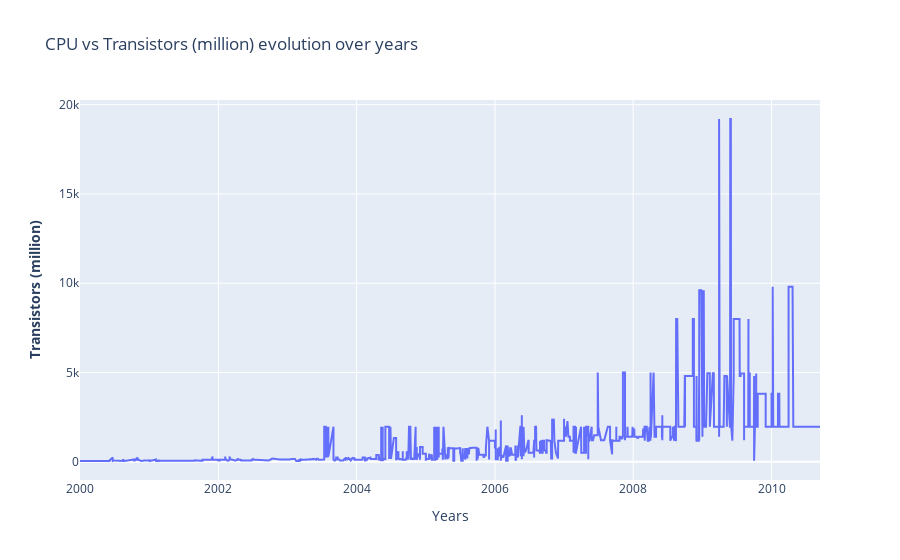
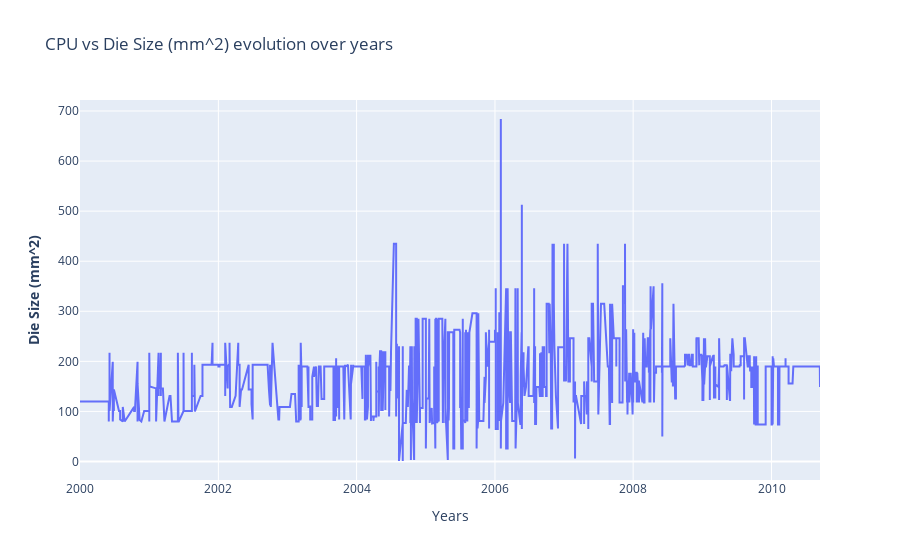

The notebook cell saved with these charts, in order:
### Markdown cell above
#### CPU

### Code cell
fig_transistors = make_subplots()
fig_die = make_subplots()

# Add traces
fig_transistors.add_trace(
    go.Scatter(x= df_an.index, y=df_cpu["Transistors (million)"] ,name= "CPU")
)
# Add figure title
fig_transistors.update_layout(
    title_text="CPU vs Transistors (million) evolution over years"
)
# Set x-axis title
fig_transistors.update_xaxes(title_text="Years")
# Set y-axes titles
fig_transistors.update_yaxes(title_text="<b>Transistors (million)", secondary_y=False)

# Add traces
fig_die.add_trace(
    go.Scatter(x= df_an.index, y=df_cpu["Die Size (mm^2)"] ,name= "CPU")
)
# Add figure title
fig_die.update_layout(
    title_text="CPU vs Die Size (mm^2) evolution over years"
)
# Set x-axis title
fig_die.update_xaxes(title_text="Years")
# Set y-axes titles
fig_die.update_yaxes(title_text="<b>Die Size (mm^2)", secondary_y=False)

fig_transistors.show()
fig_die.show()

### Figure 1 — Plotly figure (JSON) as saved in the notebook; plotly's stock layout.template omitted (floating-point values rounded to 4 significant figures; data arrays with more than 128 entries replaced by an {"elided": "..."} marker saying what was removed)
{"data": [{"name": "CPU", "type": "scatter", "x": {"elided": "4745 str values"}, "y": {"elided": "2138 float values"}}], "layout": {"title": {"text": "CPU vs Transistors (million) evolution over years"}, "xaxis": {"anchor": "y", "domain": [0, 1], "title": {"text": "Years"}}, "yaxis": {"anchor": "x", "domain": [0, 1], "title": {"text": "<b>Transistors (million)"}}}}

### Figure 2 — Plotly figure (JSON) as saved in the notebook; plotly's stock layout.template omitted (floating-point values rounded to 4 significant figures; data arrays with more than 128 entries replaced by an {"elided": "..."} marker saying what was removed)
{"data": [{"name": "CPU", "type": "scatter", "x": {"elided": "4745 str values"}, "y": {"elided": "2138 float values"}}], "layout": {"title": {"text": "CPU vs Die Size (mm^2) evolution over years"}, "xaxis": {"anchor": "y", "domain": [0, 1], "title": {"text": "Years"}}, "yaxis": {"anchor": "x", "domain": [0, 1], "title": {"text": "<b>Die Size (mm^2)"}}}}
